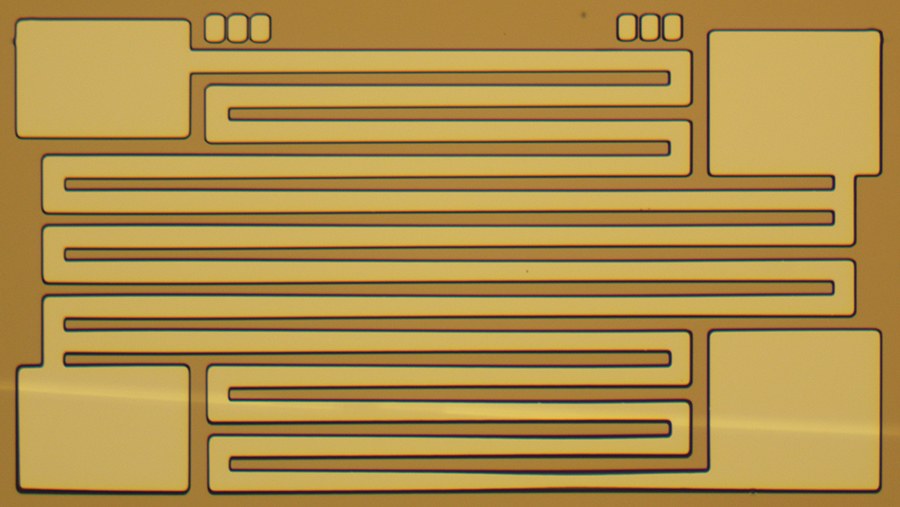
#> input picture siftmatch/snakesmall1.jpg, 900 x 507 px
$ python zyz.py
#> lines starting #> are read from the running program, lines starting #| are printed output that depends on the picture; long printed decimals are rounded; pictures that were not available may be replaced by others from this repository, and a replacement may not be noted
#!/usr/bin/env python3
# -*- coding: utf-8 -*-
"""
Created on Wed Sep 27 19:26:39 2023

@author: frankzhao
"""

import cv2
import numpy as np

# Load images
image1 = cv2.imread('snakesmall1.jpg', cv2.IMREAD_GRAYSCALE)
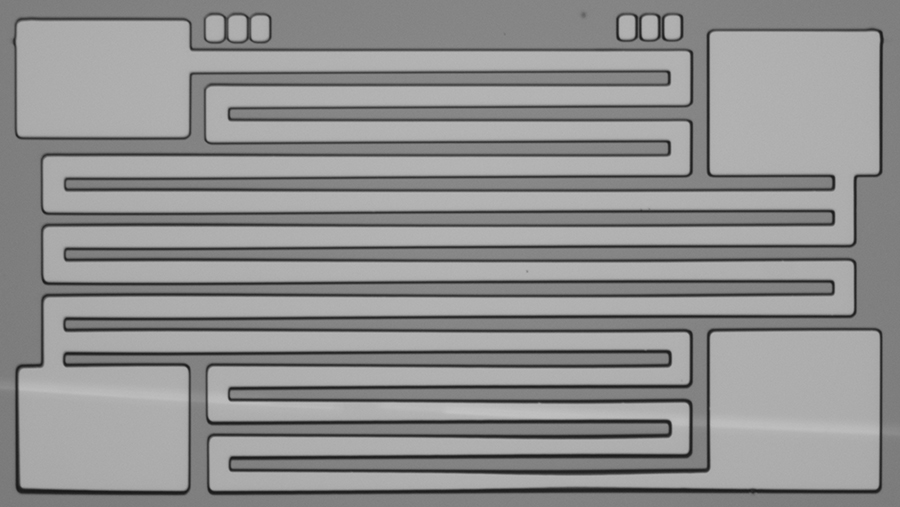
#> image1: shape (507, 900); min 22, max 196, mean 144.1
image2 = cv2.imread('snaketest.jpg', cv2.IMREAD_GRAYSCALE)
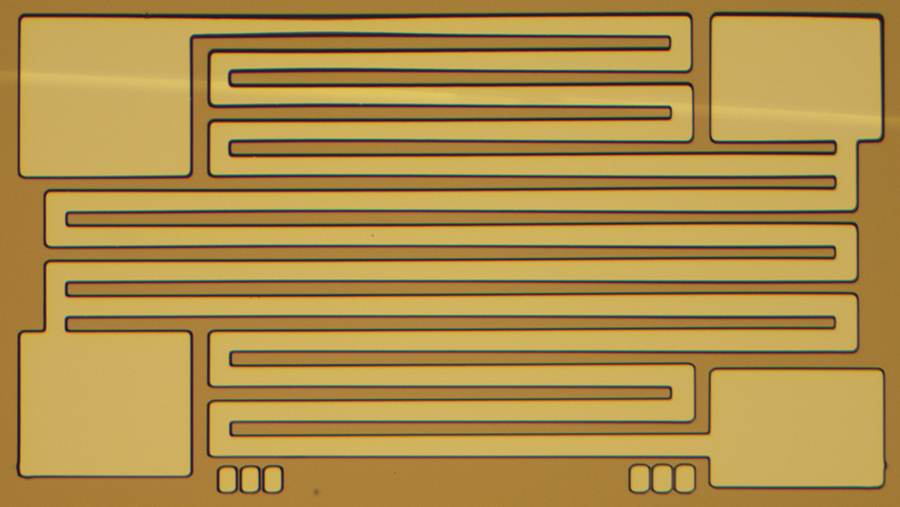
#> input picture siftmatch/snakesmall2.jpg, 900 x 507 px, given in place of snaketest.jpg, which was not available
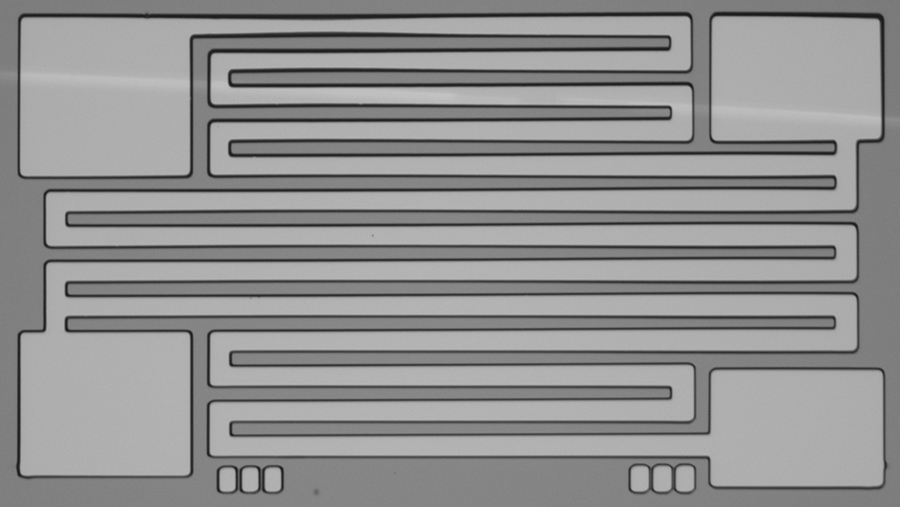
#> image2: shape (507, 900); min 22, max 196, mean 144.1

# Resize image2 to match the size of image1, for test only, no need to have this in real application
image2 = cv2.resize(image2, (image1.shape[1], image1.shape[0]))

# Detect and extract key points
orb = cv2.ORB_create()
keypoints1, descriptors1 = orb.detectAndCompute(image1, None)
#> keypoints1 = 484 keypoints; strongest (x, y, size): (668, 351, 44.6), (669, 421, 31), (229, 399, 31), (229, 398, 37.2)
keypoints2, descriptors2 = orb.detectAndCompute(image2, None)
#> keypoints2 = 484 keypoints; strongest (x, y, size): (230, 154, 44.6), (230, 85, 31), (670, 107, 31), (230, 364, 37.2)

# Create a matcher (Brute Force)
bf = cv2.BFMatcher(cv2.NORM_HAMMING, crossCheck=True)

# Match feature points
matches = bf.match(descriptors1, descriptors2)
#> matches = 466 matches

# Sort the matches by distance (shortest distance first)
# TODO: Optimize the match region by region
matches = sorted(matches, key=lambda x: x.distance)

# Keep only the top N matches (ideally 3 is ok, but for testing I used 10 instead)
N = 10
good_matches = matches[:N]
#> good_matches = 10 matches

# Extract the matching feature points
src_pts = np.float32([keypoints1[m.queryIdx].pt for m in good_matches]).reshape(-1, 1, 2)
#> src_pts = [[47, 281], [231, 400], [229, 399], [689, 171], [830, 213], [711, 173], [671, 434], [687.6, 448.8], [640.8, 38.4], [669.6, 434.4]]
dst_pts = np.float32([keypoints2[m.trainIdx].pt for m in good_matches]).reshape(-1, 1, 2)
#> dst_pts = [[852, 225], [668, 106], [670, 107], [210, 335], [69, 293], [188, 333], [228, 72], [211.2, 56.4], [258, 466.8], [229.2, 70.8]]

# Calculate the transformation matrix using RANSAC
M, mask = cv2.findHomography(src_pts, dst_pts, cv2.RANSAC, 5.0)
#> M = [[-0.997, -0.00244, 897.2], [-0.00027, -1, 505.7], [5.3e-07, -9.09e-06, 1]]; mask = [1, 1, 1, 1, 1, 1, 1, 1, 1, 1]

# Extract the translation
dx = M[0, 2]
#> dx = 897.2
dy = M[1, 2]
#> dy = 505.7

# Calculate theta
theta = np.arctan2(M[1, 0], M[0, 0]) * 180 / np.pi
#> theta = -180

# Draw feature points on both images
image1_with_keypoints = cv2.drawKeypoints(image1, keypoints1, None, color=(0, 255, 0), flags=0)
image2_with_keypoints = cv2.drawKeypoints(image2, keypoints2, None, color=(0, 255, 0), flags=0)

# Draw lines between matching points pairs
matching_image = cv2.drawMatches(image1, keypoints1, image2, keypoints2, good_matches, None, flags=cv2.DrawMatchesFlags_NOT_DRAW_SINGLE_POINTS)
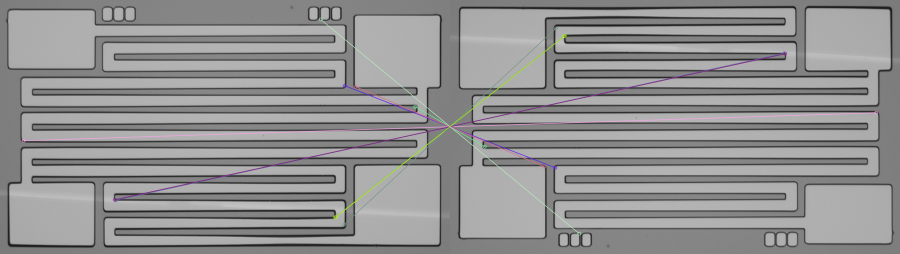
#> matching_image: shape (507, 1800, 3) (shown at 1/2 size); mean of channels 0, 1, 2 144.3, 144, 144.3; drawn as B, G, R

# Show the images with feature points and matching lines
cv2.imshow('Image 1 with Keypoints', image1_with_keypoints)
cv2.imshow('Image 2 with Keypoints', image2_with_keypoints)
cv2.imshow('Matching Points', matching_image)
cv2.waitKey(0)
cv2.destroyAllWindows()

# Display the displacement and rotation angle
print(f"Displacement (dx, dy): ({dx}, {dy})")
#| Displacement (dx, dy): (897.157, 505.686)
print(f"Rotation angle (theta): {theta} degrees")
#| Rotation angle (theta): -179.985 degrees
